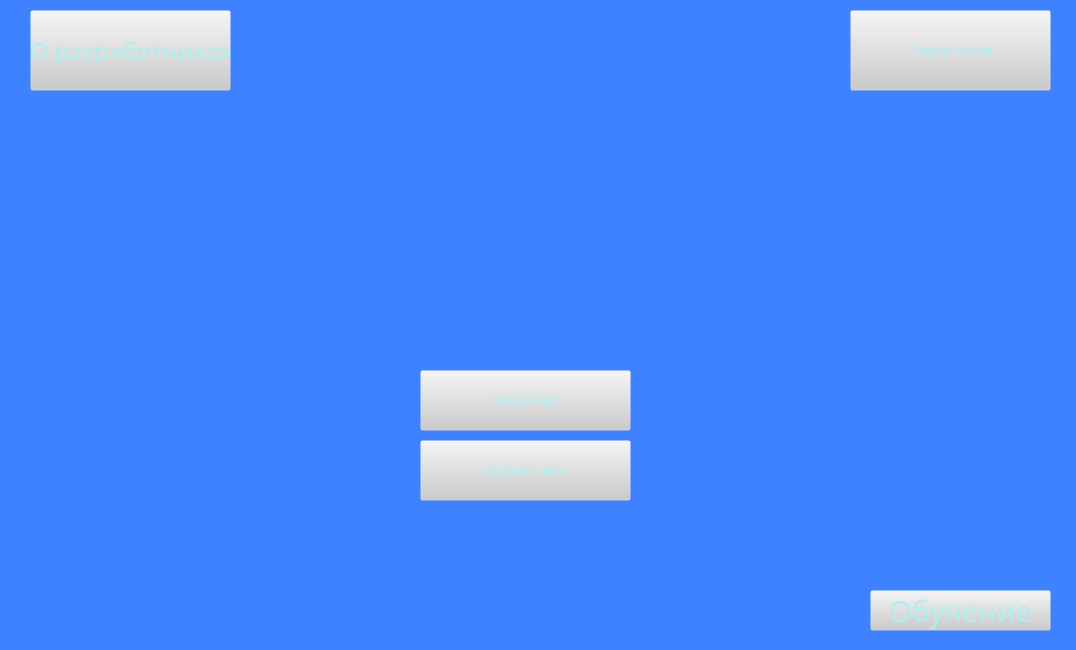
<?xml version="1.0" encoding="UTF-8"?>
<ui version="4.0">
 <class>Flight_Of_The_Clones</class>
 <widget class="QMainWindow" name="Flight_Of_The_Clones">
  <property name="geometry">
   <rect>
    <x>0</x>
    <y>0</y>
    <width>1076</width>
    <height>650</height>
   </rect>
  </property>
  <property name="windowTitle">
   <string>MainWindow</string>
  </property>
  <property name="styleSheet">
   <string notr="true">background-color: rgb(62, 130, 255);</string>
  </property>
  <widget class="QWidget" name="centralwidget">
   <widget class="QPushButton" name="Btn_play">
    <property name="geometry">
     <rect>
      <x>420</x>
      <y>370</y>
      <width>211</width>
      <height>61</height>
     </rect>
    </property>
    <property name="styleSheet">
     <string notr="true">font: 22pt &quot;Berlin Sans FB&quot;; color: rgb(175,238,238);
background-color: rgb(204, 204, 204, 0);</string>
    </property>
    <property name="text">
     <string>Новый мир</string>
    </property>
    <property name="checkable">
     <bool>false</bool>
    </property>
   </widget>
   <widget class="QPushButton" name="Button_best">
    <property name="geometry">
     <rect>
      <x>850</x>
      <y>10</y>
      <width>201</width>
      <height>81</height>
     </rect>
    </property>
    <property name="styleSheet">
     <string notr="true">font: 18pt &quot;Berlin Sans FB&quot;; color: rgb(175,238,238);
background-color: rgb(204, 204, 204,0);</string>
    </property>
    <property name="text">
     <string>Лучшие игроки</string>
    </property>
   </widget>
   <widget class="QPushButton" name="Authors">
    <property name="geometry">
     <rect>
      <x>30</x>
      <y>10</y>
      <width>201</width>
      <height>81</height>
     </rect>
    </property>
    <property name="font">
     <font>
      <family>Berlin Sans FB</family>
      <pointsize>18</pointsize>
      <weight>50</weight>
      <italic>false</italic>
      <bold>false</bold>
     </font>
    </property>
    <property name="styleSheet">
     <string notr="true">font: 18pt &quot;Berlin Sans FB&quot;; color: rgb(175,238,238);
background-color: rgb(204, 204, 204, 0);
</string>
    </property>
    <property name="text">
     <string>О разработчиках</string>
    </property>
   </widget>
   <widget class="QPushButton" name="dowloand_button">
    <property name="geometry">
     <rect>
      <x>420</x>
      <y>440</y>
      <width>211</width>
      <height>61</height>
     </rect>
    </property>
    <property name="styleSheet">
     <string notr="true">font: 22pt &quot;Berlin Sans FB&quot;; color: rgb(175,238,238);
background-color: rgb(204, 204, 204, 0);</string>
    </property>
    <property name="text">
     <string>Загрузить мир</string>
    </property>
   </widget>
   <widget class="QPushButton" name="learn_btn">
    <property name="geometry">
     <rect>
      <x>870</x>
      <y>590</y>
      <width>181</width>
      <height>41</height>
     </rect>
    </property>
    <property name="font">
     <font>
      <family>Berlin Sans FB</family>
      <pointsize>22</pointsize>
      <weight>50</weight>
      <italic>false</italic>
      <bold>false</bold>
     </font>
    </property>
    <property name="styleSheet">
     <string notr="true">font: 22pt &quot;Berlin Sans FB&quot;; color: rgb(175,238,238);
background-color: rgb(204, 204, 204, 0);</string>
    </property>
    <property name="text">
     <string>Обучение</string>
    </property>
   </widget>
  </widget>
 </widget>
 <resources/>
 <connections/>
</ui>
